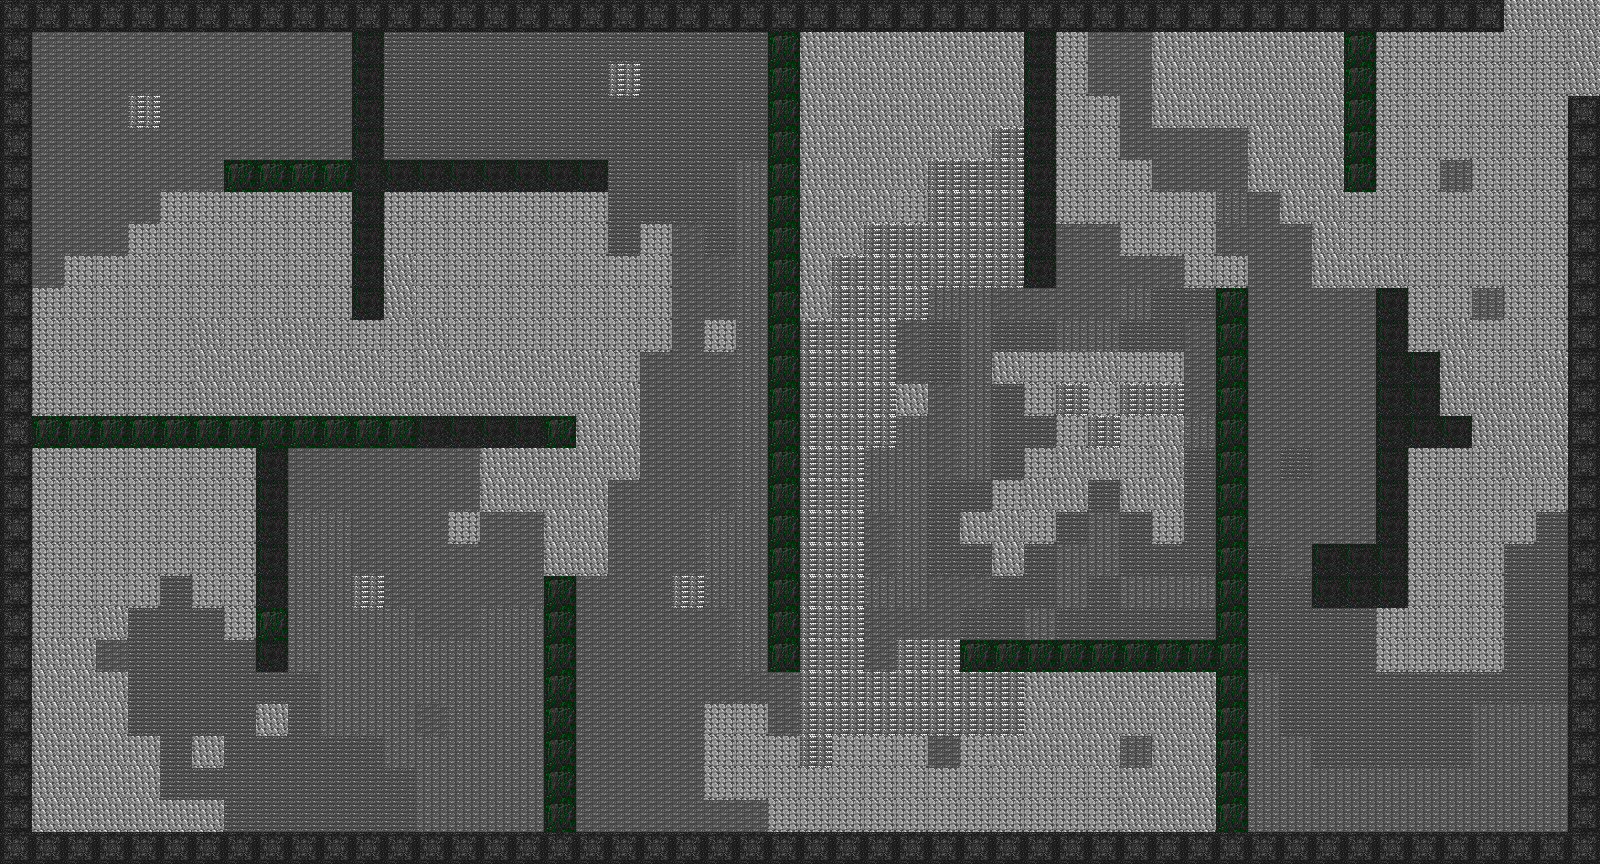

This game map was drawn from its Tiled (.tmx) file and the tilesets committed beside it. A one-line description and the trimmed map source follow:
An orthogonal 50x27 tile map with 32x32 px tiles, 4 tile layers (Obstacle, Piege, Arrivee, Sol).

<map version="1.9" tiledversion="1.9.2" orientation="orthogonal" renderorder="right-down" width="50" height="27" tilewidth="32" tileheight="32" infinite="0" nextlayerid="5" nextobjectid="1">
 <tileset firstgid="1" source="Map.tsx" />
 <layer id="1" name="Obstacle" width="50" height="27">
  <data>[1350 cells, 274 non-empty, 3 distinct tile ids]</data>
 </layer>
 <layer id="2" name="Piege" width="50" height="27">
  <data>[1350 cells, 23 non-empty, 6 distinct tile ids]</data>
 </layer>
 <layer id="4" name="Arrivee" width="50" height="27">
  <data>[1350 cells, 5 non-empty, 1 distinct tile ids]</data>
 </layer>
 <layer id="3" name="Sol" width="50" height="27">
  <data>[1350 cells, 1049 non-empty, 6 distinct tile ids]</data>
 </layer>
</map>
